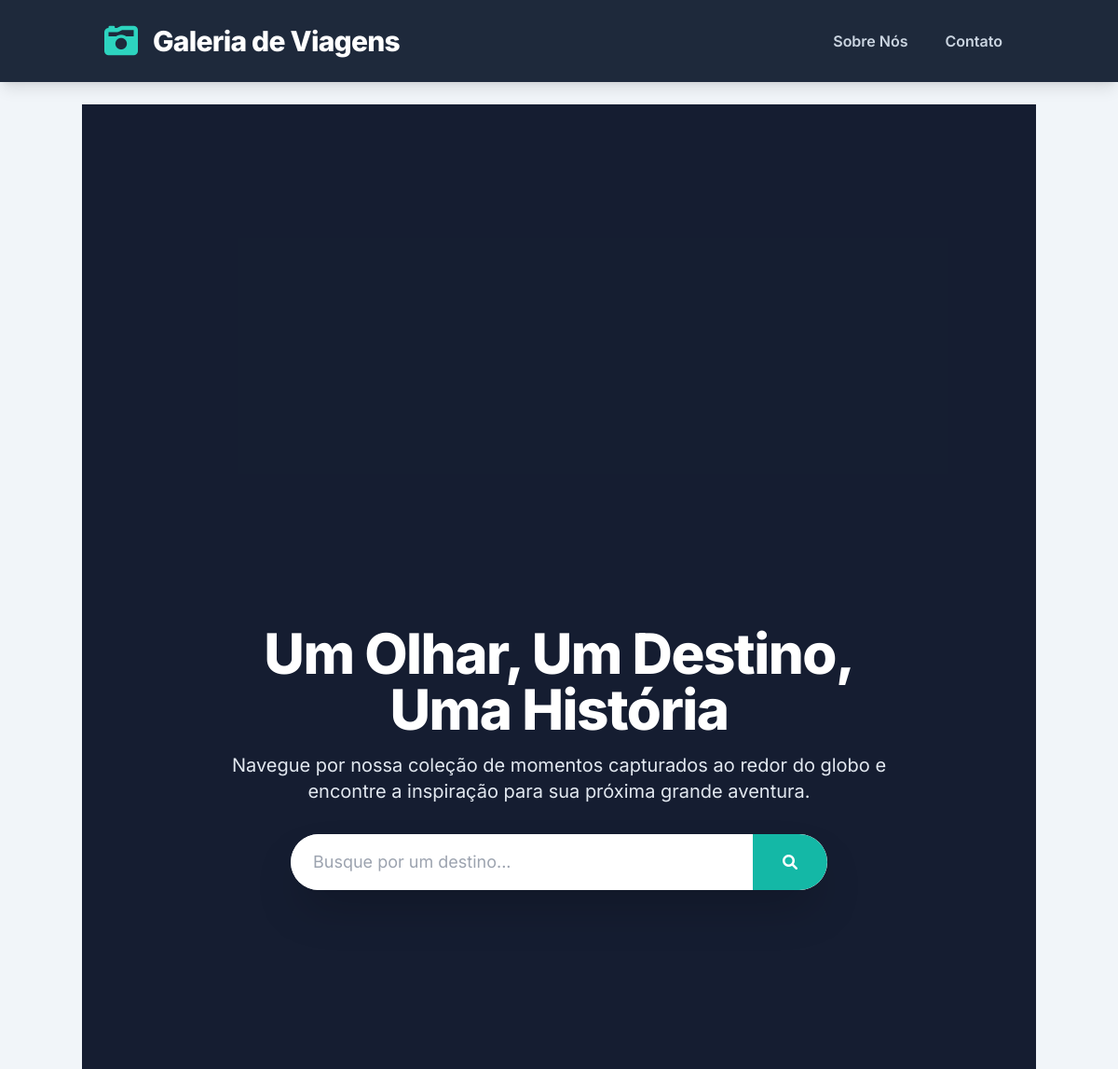
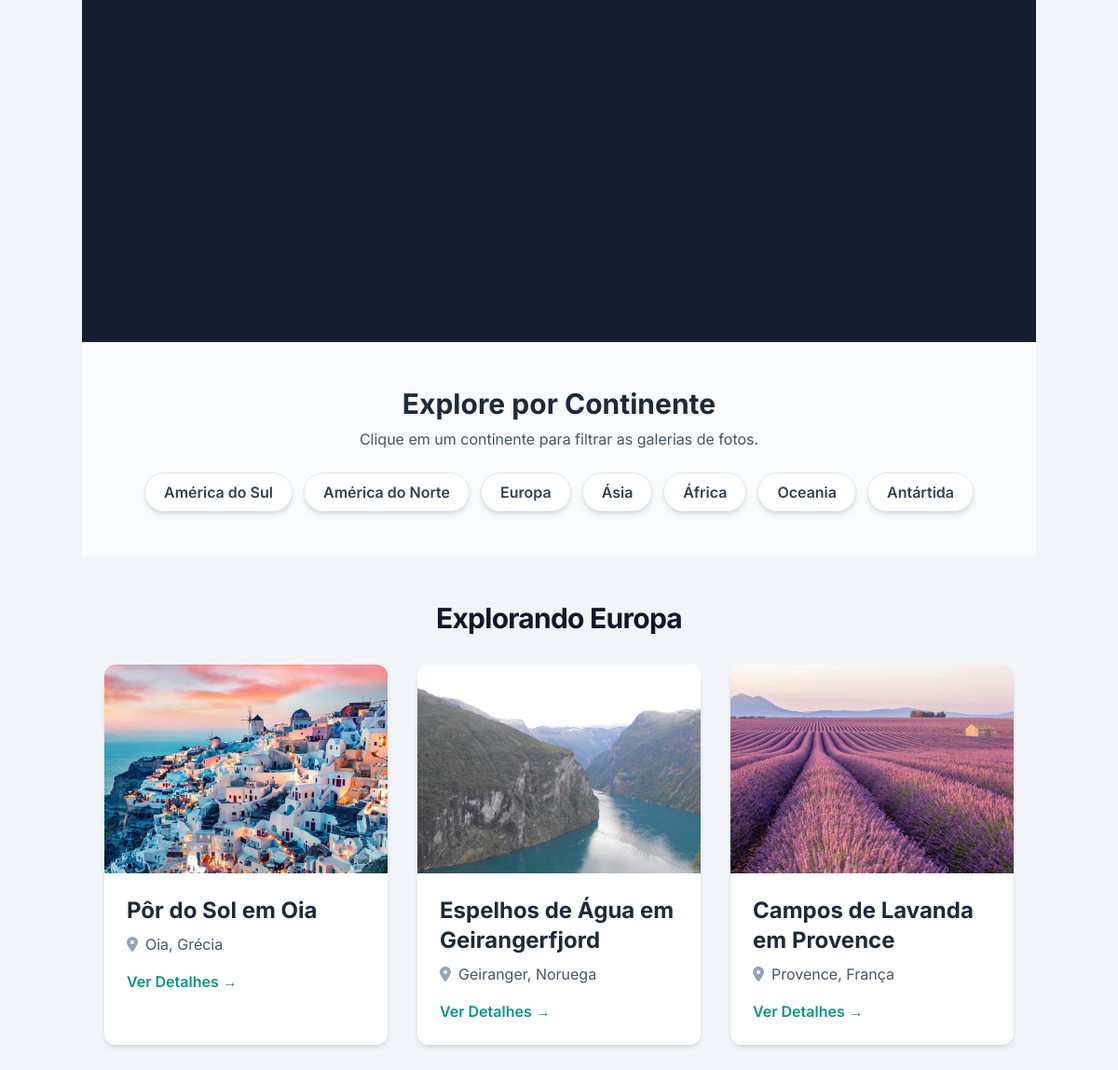
The app's page /continente/europa/ with its own data (2 pictures, top to bottom).
### fotos/models.py (models this page shows, shortened)
class Foto(models.Model):
    titulo = models.CharField(max_length=150, null=False, blank=False)
    local = models.CharField(max_length=100, null=False, blank=False)
    continente = models.CharField(max_length=30, choices=CONTINENTES, default="america-do-sul")
    descricao = models.TextField()
    imagem = models.ImageField(upload_to='fotos/%Y/%m/%d/', blank=True)
    data_viagem = models.DateField(default=date.today)
    publicada = models.BooleanField(default=True)
    destaque = models.BooleanField(default=False, help_text="Marque para que esta foto possa aparecer na página inicial.")
    class Meta:
        verbose_name = 'Foto'
        verbose_name_plural = 'Fotos'
        ordering = ['-data_viagem']

### fotos/views.py (the view)
# urls.py: path('continente/<slug:continente_slug>/', views.filtrar_continente, name='filtrar_continente'),
def filtrar_continente(request, continente_slug):
    continente_info = dict(CONTINENTES)
    continente_nome = continente_info.get(continente_slug, "Desconhecido")
    fotos_publicadas = Foto.objects.filter(publicada=True, continente=continente_slug).order_by('-data_viagem')
    contexto = {
        'cards': fotos_publicadas,
        'continentes_list': CONTINENTES,
        'continente_selecionado': continente_nome,
    }
    return render(request, 'fotos/index.html', contexto)

### fotos/templates/fotos/index.html (shortened to what this page needs)
{% extends 'fotos/base.html' %}
{% load static %}
{% block content %}
{% if foto_destaque and foto_destaque.imagem %}
<header
    class="relative -mt-6 -mx-6 h-[60vh] flex items-center justify-center text-center bg-cover bg-center"
    style="background-image: url('{{ foto_destaque.imagem.url }}');">
{% else %}
<header
    class="relative -mt-6 -mx-6 h-[60vh] flex items-center justify-center text-center bg-cover bg-center"
    style="background-color: #1e293b;">
{% endif %}
    <div class="absolute inset-0 bg-slate-900 bg-opacity-60"></div>
    <div class="relative z-10 p-6 text-white max-w-3xl">
        <h1 class="text-5xl md:text-6xl font-extrabold mb-4 tracking-tight leading-tight">Um Olhar, Um Destino, Uma História</h1>
        <p class="text-lg md:text-xl text-slate-200 mb-8">Navegue por nossa coleção de momentos capturados ao redor do globo e encontre a inspiração para sua próxima grande aventura.</p>
        <form method="get" action="{% url 'buscar' %}" class="w-full max-w-xl mx-auto flex bg-white rounded-full shadow-2xl overflow-hidden">
            <input
                type="text"
                name="q"
                value="{{ query|default:'' }}"
                placeholder="Busque por um destino..."
                class="flex-grow p-4 text-slate-700 focus:outline-none focus:ring-2 focus:ring-teal-500 rounded-l-full pl-6 text-lg">
            <button
                type="submit"
                class="bg-teal-500 hover:bg-teal-600 text-white p-4 px-8 rounded-r-full transition-colors duration-300 flex items-center justify-center font-bold">
                <i class="fas fa-search"></i>
            </button>
        </form>
    </div>
</header>
<section class="py-12 bg-slate-50 -mx-6 px-6">
    <div class="container mx-auto text-center">
        <h2 class="text-3xl font-bold text-slate-800 mb-2">Explore por Continente</h2>
        <p class="text-slate-600 mb-6">Clique em um continente para filtrar as galerias de fotos.</p>
        <div class="flex flex-wrap gap-3 justify-center">
            {% for slug, nome in continentes_list %}
                <a href="{% url 'filtrar_continente' slug %}" class="bg-white hover:bg-teal-500 text-slate-700 hover:text-white font-semibold px-5 py-2 rounded-full transition-all duration-300 shadow-md border border-slate-200 hover:border-teal-500">{{ nome }}</a>
            {% endfor %}
        </div>
    </div>
</section>
<div class="container mx-auto mt-12">
    <h2 class="text-3xl font-bold mb-8 text-center text-slate-900 tracking-tight">
        {% if continente_selecionado %}
            Explorando {{ continente_selecionado }}
        {% elif query %}
            Resultados para "{{ query }}"
        {% else %}
            Recentes Adições à Galeria
        {% endif %}
    </h2>
    <div class="grid grid-cols-1 sm:grid-cols-2 lg:grid-cols-3 gap-8">
        {% if cards %}
            {% for card in cards %}
            <div class="group bg-white rounded-xl shadow-md hover:shadow-2xl transition-all duration-300 ease-in-out hover:-translate-y-2">
                <a href="{% url 'detalhe_foto' card.id %}" class="block">
                    <div class="overflow-hidden rounded-t-xl">
                        {% if card.imagem %}
                        <img src="{{ card.imagem.url }}" alt="{{ card.titulo }}" class="w-full h-56 object-cover transform group-hover:scale-105 transition-transform duration-300">
                        {% endif %}
                    </div>
                    <div class="p-6">
                        <h3 class="text-2xl font-bold mb-2 text-slate-800">{{ card.titulo }}</h3>
                        <p class="text-slate-600 mb-4 flex items-center"><i class="fas fa-map-marker-alt mr-2 text-slate-400"></i>{{ card.local }}</p>
                        <span class="font-semibold text-teal-600 hover:text-teal-800 transition-colors duration-300">Ver Detalhes &rarr;</span>
                    </div>
                </a>
            </div>
            {% endfor %}
        {% endif %}
    </div>
</div>
{% endblock %}

### fotos/templates/fotos/base.html (style rules this page uses)
body { font-family: 'Inter', sans-serif; }

### records on screen
Foto: imagem (picture), titulo "Pôr do Sol em Oia", local "Oia, Grécia"
Foto: imagem (picture), titulo "Espelhos de Água em Geirangerfjord", local "Geiranger, Noruega"
Foto: imagem (picture), titulo "Campos de Lavanda em Provence", local "Provence, França"

### other values on screen
{{ nome }} "América do Sul" "América do Norte" "Europa" "Ásia" "África" "Oceania" "Antártida"
{{ continente_selecionado }} "Europa"
